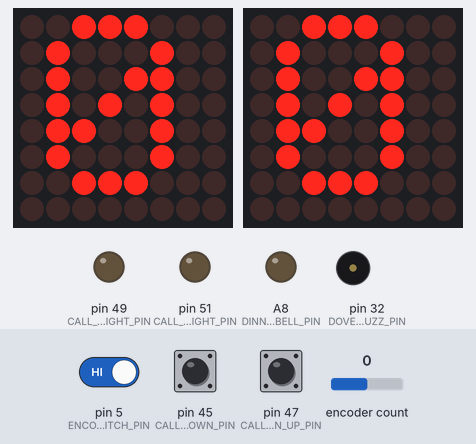
A sketch run on a simulated Arduino Mega 2560, built with avr-gcc and run on an emulated ATmega2560. Parts: 2 × 8×8 LED matrix, output pins drawn as LEDs (lit = HIGH), buzzer (waves = sounding, pin HIGH). The inputs (shaded band) are chosen by the test bench; at power-on: encoder count 0, pin 45 (CALL_BUTTON_DOWN_PIN) HIGH, pin 5 (ENCODER_PUSH_SWITCH_PIN) HIGH, pin 47 (CALL_BUTTON_UP_PIN) HIGH.

Above: at 1.2 s.
1.3 s: encoder count set to 1
At 1.7 s:
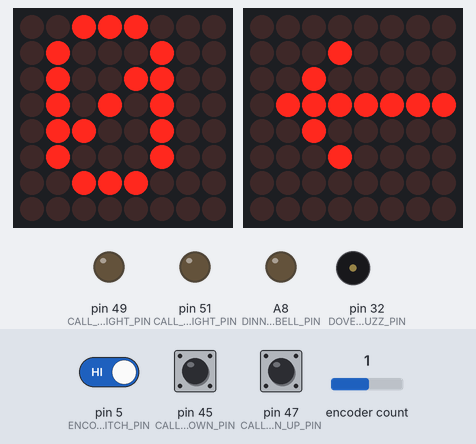
3.4 s: encoder count set to 2
At 3.9 s:
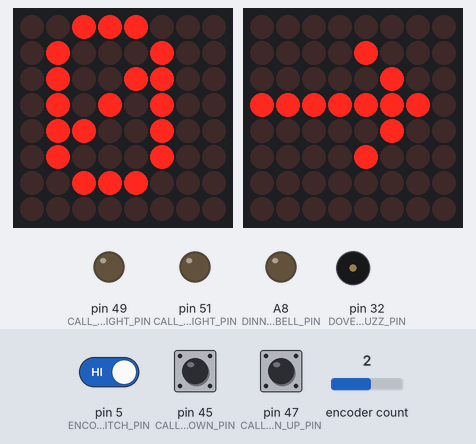
6.1 s: encoder count set to 3
At 6.7 s:
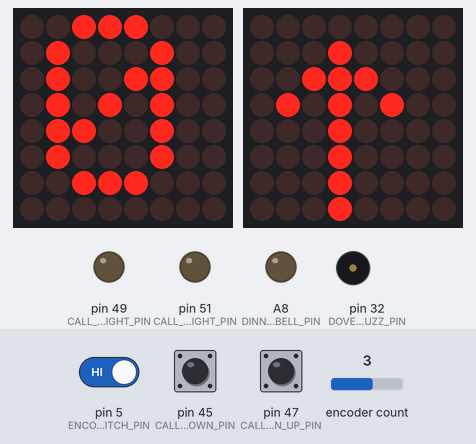
8.9 s: encoder count set to 4
At 9.4 s:
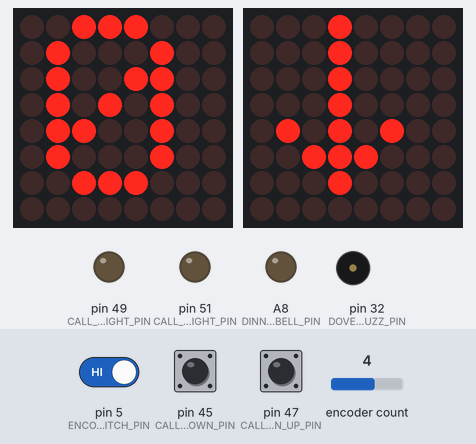
11.6 s: encoder count set to 5
At 12.2 s:
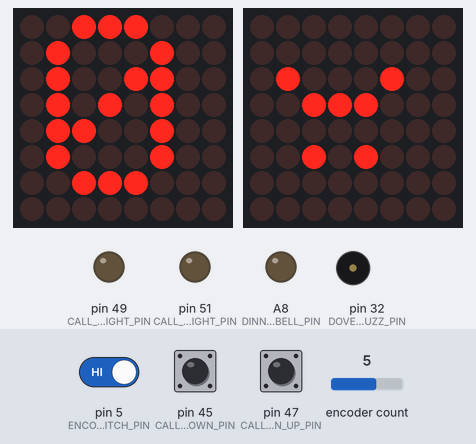
14.4 s: pin 45 (CALL_BUTTON_DOWN_PIN) pulled LOW for 0.15 s
At 14.49 s:
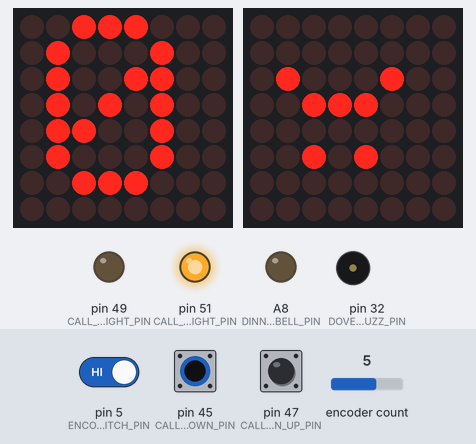
Timing chart, 0 to 16.1 s (numbered marks = the images above; inputs shaded):
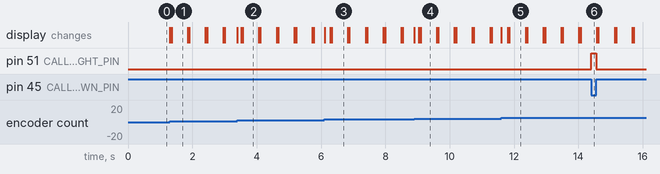

Measured:
- after the input at 1.3 s, the display: first changes at once (image 1 shows a later state)
- after the input at 3.4 s, the display: changes at once (image 2)
- after the input at 6.1 s, the display: changes at once (image 3)
- after the input at 8.9 s, the display: changes at once (image 4)
- after the input at 11.6 s, the display: changes at once (image 5)
- after the input at 14.4 s, pin 51 (CALL_BUTTON_DOWN_LIGHT_PIN): LOW → HIGH at once, → LOW 0.15 s later
- what the display in image 1 shows lasts 0.5 s, from 1.4 s to 1.9 s

The sketch:

call_station.ino
```cpp
#include <Encoder.h>
#include "LedControl.h"
#include "binary.h"
#include <stdio.h>
#include <stdint.h>
/*
 DIN connects to pin 12
 CLK connects to pin 11
 CS connects to pin 10
*/
LedControl callStationFloorIndicator = LedControl(12,11,10,1);

LedControl elevatorFloorIndicator = LedControl(9,8,7,1);
Encoder knob(2, 3);


byte lcdDef[][8] = {
 { B00000000, B00011100, B00100010, B00100110, B00101010, B00110010, B00100010, B00011100}, //0
 { B00000000, B00001000, B00011000, B00001000, B00001000, B00001000, B00001000, B00011100}, //1
 { B00000000, B00011100, B00100010, B00000010 ,B00001100, B00010000, B00100000, B00111110}, //2
 { B00000000, B00011100, B00100010, B00000010 ,B00001100, B00000010, B00100010, B00011100}, //3
 { B00000000, B00000100, B00001100, B00010100 ,B00100100, B00111110, B00000100, B00000100}, //4
 { B00000000, B00111110, B00100000, B00100000 ,B00111100, B00000010, B00100010, B00011100}, //5
 { B00000000, B00011100, B00100010, B00100000, B00111100, B00100010, B00100010, B00011100}, //6
 { B00000000, B00111110, B00000010, B00000100, B00001000, B00010000, B00010000, B00010000}, //7
 { B00000000, B00011100, B00100010, B00100010, B00011100, B00100010, B00100010, B00011100}, //8
 { B00000000, B00011100, B00100010, B00100010, B00011110, B00000010, B00100010, B00011100}, //9
 { B00000000, B00001000, B00010100, B00100010, B00100010, B00111110, B00100010, B00100010}, //A
 { B00000000, B00111100, B00100010, B00100010, B00111100, B00100010, B00100010, B00111100}, //B
 { B00000000, B00011100, B00100010, B00100000, B00100000, B00100000, B00100010, B00011100}, //C
 { B00000000, B00111100, B00100010, B00100010, B00100010, B00100010, B00100010, B00111100}, //D
 { B00000000, B00111110, B00100000, B00100000, B00111100, B00100000, B00100000, B00111110}, //E
 { B00000000, B00111110, B00100000, B00100000, B00111100, B00100000, B00100000, B00100000}, //F
 { B00000000, B00011100 ,B00100010, B00100000, B00100000, B00100110, B00100010, B00011100}, //G
 { B00000000, B00100010, B00100010, B00100010, B00111110, B00100010, B00100010, B00100010}, //H
 { B00000000, B00011100, B00001000, B00001000, B00001000, B00001000, B00001000, B00011100}, //I
 { B00000000, B00000010, B00000010, B00000010, B00000010, B00100010, B00100010, B00011100}, //J
 { B00000000, B00100010, B00100100, B00101000, B00110000, B00101000, B00100100, B00100010}, //K
 { B00000000, B00100000, B00100000, B00100000, B00100000, B00100000, B00100000, B00111110}, //L
 { B00000000, B00100010, B00110110, B00101010, B00101010, B00100010, B00100010, B00100010}, //M
 { B00000000, B00100010, B00100010, B00110010, B00101010, B00100110, B00100010, B00100010}, //N
 { B00000000, B00011100, B00100010, B00100010, B00100010, B00100010, B00100010, B00011100}, //O
 { B00000000, B00111100, B00100010, B00100010, B00111100, B00100000, B00100000, B00100000}, //P
 { B00000000, B00011100, B00100010, B00100010, B00100010, B00101010, B00100100, B00011010}, //Q
 { B00000000, B00111100, B00100010, B00100010, B00111100, B00101000, B00100100, B00100010}, //R
 { B00000000, B00011100, B00100010, B00100000, B00011100, B00000010, B00100010, B00011100}, //S
 { B00000000, B00111110, B00001000, B00001000, B00001000, B00001000, B00001000, B00001000}, //T
 { B00000000, B00100010, B00100010, B00100010, B00100010, B00100010, B00100010, B00011100}, //U
 { B00000000, B00100010, B00100010, B00100010, B00100010, B00100010, B00010100, B00001000}, //V
 { B00000000, B00100010, B00100010, B00100010, B00101010, B00101010, B00110110, B00100010}, //W
 { B00000000, B00100010, B00100010, B00010100, B00001000, B00010100, B00100010, B00100010}, //X
 { B00000000, B00100010, B00100010, B00100010, B00010100, B00001000, B00001000, B00001000}, //Y
 { B00000000, B00111110, B00000010, B00000100, B00001000, B00010000, B00100000, B00111110}, //Z
 { B00000000, B00011100, B00100010, B00000100, B00001000, B00001000, B00000000, B00001000}, //?
 { B00000000, B00001000, B00001000, B00001000, B00001000, B00001000, B00000000, B00001000}, //!
 { B00000000, B00110010, B00110010, B00000100, B00001000, B00010000, B00100110, B00100110}, //%
 { B00000000, B00000000, B00010100, B00000000, B00100010, B00011100, B00000000, B00000000}, //:)
 { B00000000, B00000000, B00010100, B00000000, B00011100, B00100010, B00000000, B00000000}, //:(
 { B00000000, B00001000, B00011100, B00101010, B00001000, B00001000, B00001000, B00001000}, // UP ARROW
 { B00001000, B00001000, B00001000, B00001000, B00101010, B00011100, B00001000, B00000000}, // DOWN ARROW
 { B00000000, B00000000, B00010000, B00100000, B01111111, B00100000, B00010000, B00000000}, // LEFT ARROW
 { B00000000, B00000000, B00001000, B00000100, B11111110, B00000100, B00001000, B00000000}  // RIGHT ARROW
};


long numFloors = sizeof(lcdDef) / 8;
#define DOVER_BUZZ_PIN 32
#define ENCODER_PUSH_SWITCH_PIN 5
#define DINNER_BELL_PIN A8

#define CALL_BUTTON_DOWN_PIN 45
#define CALL_BUTTON_UP_PIN 47

#define CALL_BUTTON_DOWN_LIGHT_PIN 51
#define CALL_BUTTON_UP_LIGHT_PIN 49

long encoderPosition = -999;
long lastEncoderPosition = -999;
boolean lastEncoderButtonPressed = false;
void setup() {

  //Fix the matrix orientation, I installed them upside down
  for(int i=0; i< sizeof(lcdDef) / 8; i++ ){
     flipLcdDef(lcdDef[i]);
  }

  encoderPosition = abs((knob.read() / 4));
  lastEncoderPosition = encoderPosition;
  lastEncoderButtonPressed = false;
  initLcd(elevatorFloorIndicator);
  initLcd(callStationFloorIndicator);
  pinMode(DOVER_BUZZ_PIN, OUTPUT);
  pinMode(DINNER_BELL_PIN, OUTPUT);
  pinMode(ENCODER_PUSH_SWITCH_PIN, INPUT_PULLUP);

  pinMode(CALL_BUTTON_DOWN_PIN, INPUT_PULLUP);
  pinMode(CALL_BUTTON_UP_PIN, INPUT_PULLUP);

  pinMode(CALL_BUTTON_DOWN_LIGHT_PIN, OUTPUT);
  pinMode(CALL_BUTTON_UP_LIGHT_PIN, OUTPUT);
  digitalWrite(DOVER_BUZZ_PIN, 0);
  digitalWrite(DINNER_BELL_PIN, 0);
  digitalWrite(CALL_BUTTON_DOWN_LIGHT_PIN, 0);
  digitalWrite(CALL_BUTTON_UP_LIGHT_PIN, 0);
  //startDinnerBell();
  //startDoverBuzz();
}

void initLcd(LedControl& lc) {
  lc.shutdown(0,false);
  // Set brightness to a medium value
  lc.setIntensity(0,15 );
  // Clear the display
  lc.clearDisplay(0);
}

void drawLcd(byte def[], LedControl& lc) {
  lc.setRow(0,0,def[0]);
  lc.setRow(0,1,def[1]);
  lc.setRow(0,2,def[2]);
  lc.setRow(0,3,def[3]);
  lc.setRow(0,4,def[4]);
  lc.setRow(0,5,def[5]);
  lc.setRow(0,6,def[6]);
  lc.setRow(0,7,def[7]);
}


void flipLcdDef(byte a[8]) {
  byte b[8];
  byte c[8];
  memset(b, 0, 8);
  memset(c, 0, 8);
  for(int i=0; i<8; i++) {
    b[i] = reverse(a[i]);
  }
  for(int i=0; i<8; i++) {
    c[i] = b[7-i];
  }

  memcpy(a, c, 8);
}

byte reverse(byte in) {
 byte out = 0;
 for(int i=0; i < 8; i++)
 out |= ((in >> i) & 1) << (7 - i);
 return out;
}


int callStationFloor = 0;
int elevatorFloor = 0;
int elevatorDirection = 0;
boolean changedFloors;
boolean arrivedAtDestination;
unsigned long startedMovingTime = 0;
boolean downCallActive = false;
boolean upCallActive = false;

boolean isInFloorSelectMode = false;
int selectedFloor = 0;


long floorFromEncoderPosition(long encoderPosition) {
   long modulo = (encoderPosition % numFloors) ;
   return (numFloors + modulo) % numFloors;
}


byte* floorDef(int number) {

  return lcdDef[number];
}

boolean callPending() {
  return upCallActive || downCallActive;
}

int floorPassingDelayPlan[ sizeof(lcdDef) / 8];
void setupFloorDelayPlan() {
  int startFloor = elevatorFloor;
  int endFloor = callStationFloor;

  int numFloorsToTravel = abs(endFloor - startFloor);
  int accel = 100;
  int slowestSpeed = 1000;
  int fastestSpeed = 150;
  int velocity = 1000;
  int floorsTraveled = 0;
  for(int i = startFloor; i != endFloor; i = i + 1 * elevatorDirection) {
      if(floorsTraveled < max(numFloorsToTravel - 5, numFloorsToTravel / 2)) {
        velocity -= accel;
      }
      else {
        velocity += accel;
      }
      if(velocity > slowestSpeed) {
        velocity = slowestSpeed;
      }
      if(velocity < fastestSpeed) {
        velocity = fastestSpeed;
      }
      floorPassingDelayPlan[i] = velocity;
      floorsTraveled++;
  }
}

//1000 900 800 700 800 900 1000
#define FLOOR_CHANGE_DELAY 1000
unsigned long startChangingFloorsMillis = -9999;
void updateElevatorDirectionAndFloor() {

   if(elevatorDirection == 0 && !callPending()) {
      return; //Nothing to do
   }
   if(elevatorDirection == 0 && callPending() && (callStationFloor < elevatorFloor)) {
      // start moving down
      elevatorDirection = -1;
      startChangingFloorsMillis = millis();
      setupFloorDelayPlan();

   }
   else if(elevatorDirection == 0 && callPending() && (callStationFloor > elevatorFloor)) {
      // start moving up
      elevatorDirection = 1;
      startChangingFloorsMillis = millis();
      setupFloorDelayPlan();
   }

   //Update floor if timer expired
   else if( millis() - startChangingFloorsMillis > floorPassingDelayPlan[elevatorFloor] ) {
      elevatorFloor += elevatorDirection;
      if(elevatorFloor == callStationFloor) {
         elevatorDirection = 0;
      }
      else {
        startChangingFloorsMillis = millis(); // Keep going up
      }
   }


}

boolean downButtonIsPressed() {
  return digitalRead(CALL_BUTTON_DOWN_PIN) == 0;
}
boolean upButtonIsPressed() {
  return digitalRead(CALL_BUTTON_UP_PIN) == 0;
}
boolean encoderButtonIsPressed() {
  return digitalRead(ENCODER_PUSH_SWITCH_PIN) == 0;
}

void updateCalls() {
  if(elevatorFloor == callStationFloor) {
    downCallActive = false;
    upCallActive = false;
  }
  acceptNewCalls();

}

void acceptNewCalls() {
   if(elevatorDirection != 0  || callStationFloor == elevatorFloor) {
     return;
   }
   if(downButtonIsPressed()) {
     downCallActive = true;
     return;
   }
   if(upButtonIsPressed() ) {
     upCallActive = true;
     return;
   }
}


void updateFloorSelection() {

  static int lastSelectedFloor = 0;
  if( elevatorDirection != 0 || callPending()) {
     return;
  }

  //Commit when floor is pressed
  if( isInFloorSelectMode && encoderButtonIsPressed() ) {
     callStationFloor = selectedFloor;
     isInFloorSelectMode = false;
     return;
  }

  encoderPosition = (knob.read() / 4) * -1;
  selectedFloor = floorFromEncoderPosition(encoderPosition);

  if( !isInFloorSelectMode && lastSelectedFloor != selectedFloor) {
    isInFloorSelectMode = true;
  }
  lastSelectedFloor = selectedFloor;
}


void updateState() {
  updateCalls();
  updateElevatorDirectionAndFloor();
  updateFloorSelection();
}


void loop(){
   updateState();
   renderState();
}

//End State updating

//Rendering


void renderState() {
  renderLcds();
  renderButtonLights();
  renderDoverBuzz();
  renderDinnerBell();
}


void renderDoverBuzz() {
  static int lastElevatorFloor = 0;
  turnOffDoverBuzzIfNeeded();
  if( lastElevatorFloor != elevatorFloor) {
    startDoverBuzz();
  }
  lastElevatorFloor = elevatorFloor;
}


boolean dinnerBellIsOn = false;
unsigned long dinnerBellStartTime = 0;

void stopDinnerBellIfNeeded() {
   if(dinnerBellIsOn && (millis() - dinnerBellStartTime > 100)) {
     digitalWrite(DINNER_BELL_PIN, 0);
     dinnerBellIsOn = false;
   }
}

void renderDinnerBell() {
  static boolean wasMoving = false;
  stopDinnerBellIfNeeded();
  boolean isMoving = (elevatorDirection != 0  || callPending());

  if(!isMoving && wasMoving) {
     startDinnerBell();
  }
  wasMoving = isMoving;
}


byte blank[8];
boolean selectionModeShowing = true;
void renderLcds() {
  static int lastElevatorFloor = -999;
  if(elevatorFloor != lastElevatorFloor) {
     drawLcd(lcdDef[elevatorFloor], elevatorFloorIndicator);
  }
  lastElevatorFloor = elevatorFloor;

  static unsigned long lastBlinkTime = -999;
  if( isInFloorSelectMode ) {
     byte* frame;
     if( millis() - lastBlinkTime > ( selectionModeShowing ? 500 : 50)) {
         selectionModeShowing = !selectionModeShowing;
         lastBlinkTime = millis();
     }
     if(selectionModeShowing) {
         frame = lcdDef[selectedFloor];
     }
     else {
         frame = blank;
     }

     drawLcd(frame, callStationFloorIndicator);
  }
  else {
    drawLcd(lcdDef[callStationFloor], callStationFloorIndicator);

  }
}


void renderButtonLights() {

  if(upButtonIsPressed() || upCallActive) {
     digitalWrite(CALL_BUTTON_UP_LIGHT_PIN, 1);
  }
  else {
     digitalWrite(CALL_BUTTON_UP_LIGHT_PIN, 0);

  }
  if(downButtonIsPressed() || downCallActive) {
     digitalWrite(CALL_BUTTON_DOWN_LIGHT_PIN, 1);
  }
  else {
     digitalWrite(CALL_BUTTON_DOWN_LIGHT_PIN, 0);
  }
}


boolean doverBuzzing = false;
unsigned long doverBuzzStartTime = 0;
#define DOVER_BUZZ_DELAY 100
void turnOffDoverBuzzIfNeeded() {
   if(doverBuzzing && (millis() - doverBuzzStartTime > DOVER_BUZZ_DELAY)) {
     digitalWrite(DOVER_BUZZ_PIN, 0);
     doverBuzzing = false;
   }
}
void startDoverBuzz() {
  doverBuzzing = true;
  doverBuzzStartTime = millis();
  digitalWrite(DOVER_BUZZ_PIN, 1);
}


void startDinnerBell() {
  dinnerBellIsOn = true;
  dinnerBellStartTime = millis();
  digitalWrite(DINNER_BELL_PIN, 1);
}
//End Rendering
```
